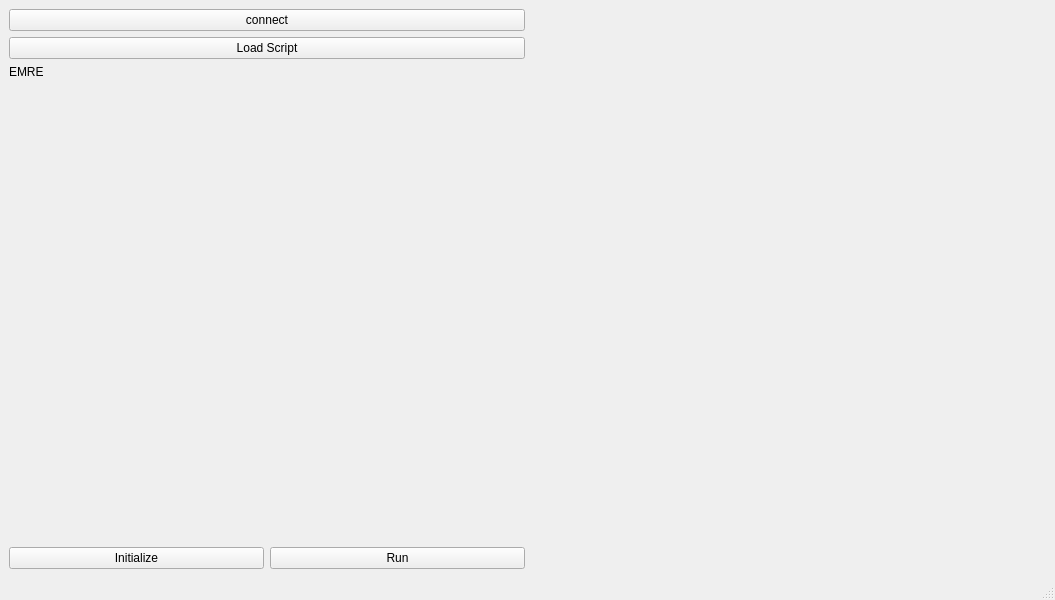
<?xml version="1.0" encoding="UTF-8"?>
<ui version="4.0">
 <class>MainWindow</class>
 <widget class="QMainWindow" name="MainWindow">
  <property name="geometry">
   <rect>
    <x>0</x>
    <y>0</y>
    <width>1055</width>
    <height>600</height>
   </rect>
  </property>
  <property name="windowTitle">
   <string>MainWindow</string>
  </property>
  <widget class="QWidget" name="centralwidget">
   <layout class="QGridLayout" name="gridLayout">
    <item row="0" column="0">
     <layout class="QHBoxLayout" name="horizontalLayout_2">
      <property name="sizeConstraint">
       <enum>QLayout::SetNoConstraint</enum>
      </property>
      <item>
       <layout class="QVBoxLayout" name="verticalLayout">
        <item>
         <widget class="QPushButton" name="connect_button">
          <property name="text">
           <string>connect</string>
          </property>
         </widget>
        </item>
        <item>
         <widget class="QPushButton" name="load_button">
          <property name="text">
           <string>Load Script</string>
          </property>
         </widget>
        </item>
        <item>
         <widget class="QLabel" name="infoLabel">
          <property name="text">
           <string>EMRE</string>
          </property>
         </widget>
        </item>
        <item>
         <spacer name="verticalSpacer">
          <property name="orientation">
           <enum>Qt::Vertical</enum>
          </property>
          <property name="sizeHint" stdset="0">
           <size>
            <width>20</width>
            <height>40</height>
           </size>
          </property>
         </spacer>
        </item>
        <item>
         <layout class="QHBoxLayout" name="horizontalLayout">
          <item>
           <widget class="QPushButton" name="initialize_button">
            <property name="text">
             <string>Initialize</string>
            </property>
           </widget>
          </item>
          <item>
           <widget class="QPushButton" name="run_button">
            <property name="contextMenuPolicy">
             <enum>Qt::NoContextMenu</enum>
            </property>
            <property name="text">
             <string>Run</string>
            </property>
           </widget>
          </item>
         </layout>
        </item>
       </layout>
      </item>
      <item>
       <layout class="QHBoxLayout" name="horizontalLayout_4">
        <item>
         <layout class="QVBoxLayout" name="verticalLayout_EPR_plotter">
          <item>
           <widget class="QWidget" name="EPR_plotter_widget" native="true"/>
          </item>
         </layout>
        </item>
        <item>
         <layout class="QVBoxLayout" name="verticalLayout_CV_plotter">
          <item>
           <widget class="QWidget" name="CV_plotter_widget" native="true"/>
          </item>
         </layout>
        </item>
        <item>
         <layout class="QVBoxLayout" name="verticalLayout_CHG_plotter">
          <item>
           <widget class="QWidget" name="CHG_plotter_widget" native="true"/>
          </item>
         </layout>
        </item>
       </layout>
      </item>
     </layout>
    </item>
   </layout>
  </widget>
  <widget class="QMenuBar" name="menubar">
   <property name="geometry">
    <rect>
     <x>0</x>
     <y>0</y>
     <width>1055</width>
     <height>22</height>
    </rect>
   </property>
  </widget>
  <widget class="QStatusBar" name="statusbar"/>
 </widget>
 <resources/>
 <connections/>
</ui>
